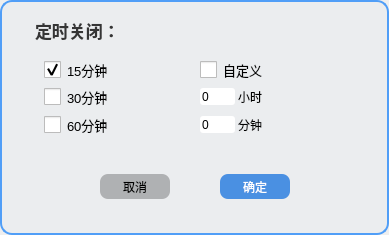
<?xml version="1.0" encoding="UTF-8"?>
<ui version="4.0">
 <class>UITiming</class>
 <widget class="QWidget" name="UITiming">
  <property name="geometry">
   <rect>
    <x>0</x>
    <y>0</y>
    <width>389</width>
    <height>235</height>
   </rect>
  </property>
  <property name="windowTitle">
   <string>Form</string>
  </property>
  <property name="styleSheet">
   <string notr="true"/>
  </property>
  <layout class="QVBoxLayout" name="verticalLayout_2">
   <property name="spacing">
    <number>0</number>
   </property>
   <property name="leftMargin">
    <number>0</number>
   </property>
   <property name="topMargin">
    <number>0</number>
   </property>
   <property name="rightMargin">
    <number>0</number>
   </property>
   <property name="bottomMargin">
    <number>0</number>
   </property>
   <item>
    <widget class="QWidget" name="widget" native="true">
     <property name="styleSheet">
      <string notr="true">QWidget#widget { 
	background-color: rgb(235, 237, 239);
	border-radius: 12px; 
	border: 1.5px solid rgb(80, 158, 247);
}</string>
     </property>
     <layout class="QVBoxLayout" name="verticalLayout">
      <property name="leftMargin">
       <number>35</number>
      </property>
      <property name="topMargin">
       <number>15</number>
      </property>
      <property name="rightMargin">
       <number>35</number>
      </property>
      <property name="bottomMargin">
       <number>10</number>
      </property>
      <item>
       <layout class="QHBoxLayout" name="horizontalLayout_4">
        <property name="spacing">
         <number>20</number>
        </property>
        <item>
         <widget class="QLabel" name="label">
          <property name="minimumSize">
           <size>
            <width>100</width>
            <height>0</height>
           </size>
          </property>
          <property name="font">
           <font>
            <pointsize>13</pointsize>
            <bold>true</bold>
           </font>
          </property>
          <property name="styleSheet">
           <string notr="true">color: rgb(53, 53, 53);</string>
          </property>
          <property name="text">
           <string>定时关闭：</string>
          </property>
         </widget>
        </item>
        <item>
         <widget class="QCheckBox" name="timeSwitch">
          <property name="cursor">
           <cursorShape>PointingHandCursor</cursorShape>
          </property>
          <property name="styleSheet">
           <string notr="true">QCheckBox::indicator {
	width: 50px;
    height: 26px;
    border: none;
    padding: 0px;
    margin: 0px;
}

QCheckBox::indicator:unchecked {
    image: url(://icon/close.png); 
}
QCheckBox::indicator:checked {
    image: url(://icon/open.png); 
}

QCheckBox{
	padding-top: 5px;
}
</string>
          </property>
          <property name="text">
           <string/>
          </property>
          <property name="checked">
           <bool>false</bool>
          </property>
         </widget>
        </item>
        <item>
         <spacer name="horizontalSpacer_3">
          <property name="orientation">
           <enum>Qt::Orientation::Horizontal</enum>
          </property>
          <property name="sizeHint" stdset="0">
           <size>
            <width>40</width>
            <height>20</height>
           </size>
          </property>
         </spacer>
        </item>
       </layout>
      </item>
      <item>
       <widget class="QWidget" name="options" native="true">
        <property name="styleSheet">
         <string notr="true">QCheckBox::indicator {
    min-width: 17px; 
	max-width: 17px; 
    min-height: 17px;
	max-height: 17px;
	
	/*background-color: rgb(69, 74, 82);*/
}


QCheckBox {
    min-height: 17px;
	max-height: 17px;
}

QSpinBox {
    min-height: 17px;
	max-height: 17px;
	min-width: 35px; 
	max-width: 35px; 
    border-radius: 3px;
	outline: none;
}
</string>
        </property>
        <layout class="QGridLayout" name="gridLayout" rowstretch="0,0,0" columnstretch="0,0" rowminimumheight="0,0,0">
         <property name="spacing">
          <number>10</number>
         </property>
         <item row="2" column="0">
          <widget class="QCheckBox" name="minute60">
           <property name="font">
            <font>
             <pointsize>10</pointsize>
            </font>
           </property>
           <property name="text">
            <string>60分钟</string>
           </property>
          </widget>
         </item>
         <item row="0" column="0">
          <widget class="QCheckBox" name="minute15">
           <property name="font">
            <font>
             <pointsize>10</pointsize>
            </font>
           </property>
           <property name="text">
            <string>15分钟</string>
           </property>
           <property name="checked">
            <bool>true</bool>
           </property>
           <property name="tristate">
            <bool>false</bool>
           </property>
          </widget>
         </item>
         <item row="2" column="1">
          <widget class="QWidget" name="minuteSpinBox" native="true">
           <layout class="QHBoxLayout" name="horizontalLayout_2">
            <property name="spacing">
             <number>3</number>
            </property>
            <property name="leftMargin">
             <number>0</number>
            </property>
            <property name="topMargin">
             <number>0</number>
            </property>
            <property name="rightMargin">
             <number>0</number>
            </property>
            <property name="bottomMargin">
             <number>0</number>
            </property>
            <item>
             <widget class="QSpinBox" name="defineMinute">
              <property name="wrapping">
               <bool>false</bool>
              </property>
              <property name="frame">
               <bool>true</bool>
              </property>
              <property name="buttonSymbols">
               <enum>QAbstractSpinBox::ButtonSymbols::NoButtons</enum>
              </property>
              <property name="keyboardTracking">
               <bool>true</bool>
              </property>
              <property name="maximum">
               <number>60</number>
              </property>
             </widget>
            </item>
            <item>
             <widget class="QLabel" name="label_3">
              <property name="text">
               <string>分钟</string>
              </property>
             </widget>
            </item>
           </layout>
          </widget>
         </item>
         <item row="1" column="0">
          <widget class="QCheckBox" name="minute30">
           <property name="font">
            <font>
             <pointsize>10</pointsize>
            </font>
           </property>
           <property name="text">
            <string>30分钟</string>
           </property>
          </widget>
         </item>
         <item row="0" column="1">
          <widget class="QCheckBox" name="minute">
           <property name="font">
            <font>
             <pointsize>10</pointsize>
            </font>
           </property>
           <property name="text">
            <string>自定义</string>
           </property>
          </widget>
         </item>
         <item row="1" column="1">
          <widget class="QWidget" name="hourSpinBox" native="true">
           <layout class="QHBoxLayout" name="horizontalLayout_3">
            <property name="spacing">
             <number>3</number>
            </property>
            <property name="leftMargin">
             <number>0</number>
            </property>
            <property name="topMargin">
             <number>0</number>
            </property>
            <property name="rightMargin">
             <number>0</number>
            </property>
            <property name="bottomMargin">
             <number>0</number>
            </property>
            <item>
             <widget class="QSpinBox" name="defineHour">
              <property name="wrapping">
               <bool>false</bool>
              </property>
              <property name="frame">
               <bool>true</bool>
              </property>
              <property name="buttonSymbols">
               <enum>QAbstractSpinBox::ButtonSymbols::NoButtons</enum>
              </property>
              <property name="keyboardTracking">
               <bool>true</bool>
              </property>
              <property name="maximum">
               <number>23</number>
              </property>
             </widget>
            </item>
            <item>
             <widget class="QLabel" name="label_2">
              <property name="text">
               <string>小时</string>
              </property>
             </widget>
            </item>
           </layout>
          </widget>
         </item>
        </layout>
       </widget>
      </item>
      <item>
       <widget class="QWidget" name="widget_2" native="true">
        <property name="styleSheet">
         <string notr="true">QPushButton{
border-radius: 8px ;
min-width: 70px;
min-height: 25px;
}</string>
        </property>
        <layout class="QHBoxLayout" name="horizontalLayout">
         <property name="spacing">
          <number>50</number>
         </property>
         <property name="leftMargin">
          <number>0</number>
         </property>
         <property name="rightMargin">
          <number>0</number>
         </property>
         <item>
          <spacer name="horizontalSpacer_2">
           <property name="orientation">
            <enum>Qt::Orientation::Horizontal</enum>
           </property>
           <property name="sizeHint" stdset="0">
            <size>
             <width>43</width>
             <height>20</height>
            </size>
           </property>
          </spacer>
         </item>
         <item>
          <widget class="QPushButton" name="cancelbtn">
           <property name="cursor">
            <cursorShape>PointingHandCursor</cursorShape>
           </property>
           <property name="styleSheet">
            <string notr="true">background-color: rgb(175, 177, 179);
color: black;</string>
           </property>
           <property name="text">
            <string>取消</string>
           </property>
           <property name="autoDefault">
            <bool>true</bool>
           </property>
          </widget>
         </item>
         <item>
          <widget class="QPushButton" name="acceptBtn">
           <property name="cursor">
            <cursorShape>PointingHandCursor</cursorShape>
           </property>
           <property name="styleSheet">
            <string notr="true">background-color: rgb(74, 144, 226);
color: white;
</string>
           </property>
           <property name="text">
            <string>确定</string>
           </property>
           <property name="autoDefault">
            <bool>true</bool>
           </property>
          </widget>
         </item>
         <item>
          <spacer name="horizontalSpacer">
           <property name="orientation">
            <enum>Qt::Orientation::Horizontal</enum>
           </property>
           <property name="sizeHint" stdset="0">
            <size>
             <width>43</width>
             <height>20</height>
            </size>
           </property>
          </spacer>
         </item>
        </layout>
       </widget>
      </item>
     </layout>
    </widget>
   </item>
  </layout>
 </widget>
 <resources/>
 <connections/>
</ui>
